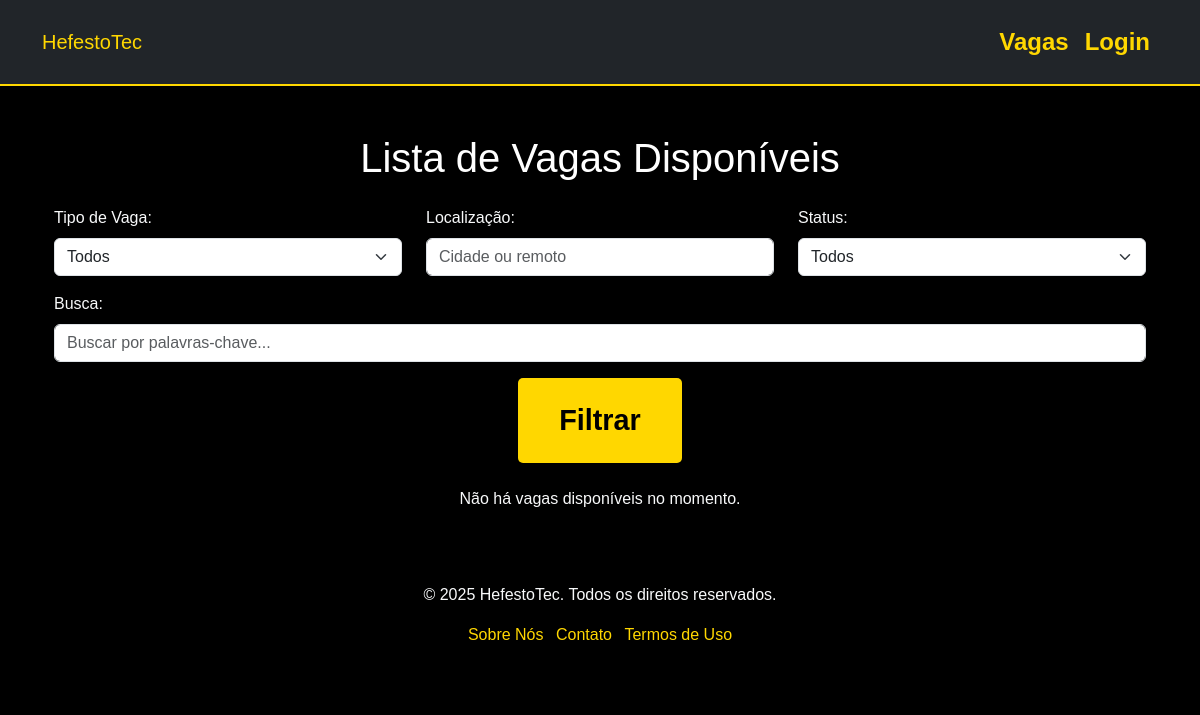
Before: /vagas/ with the older database file.
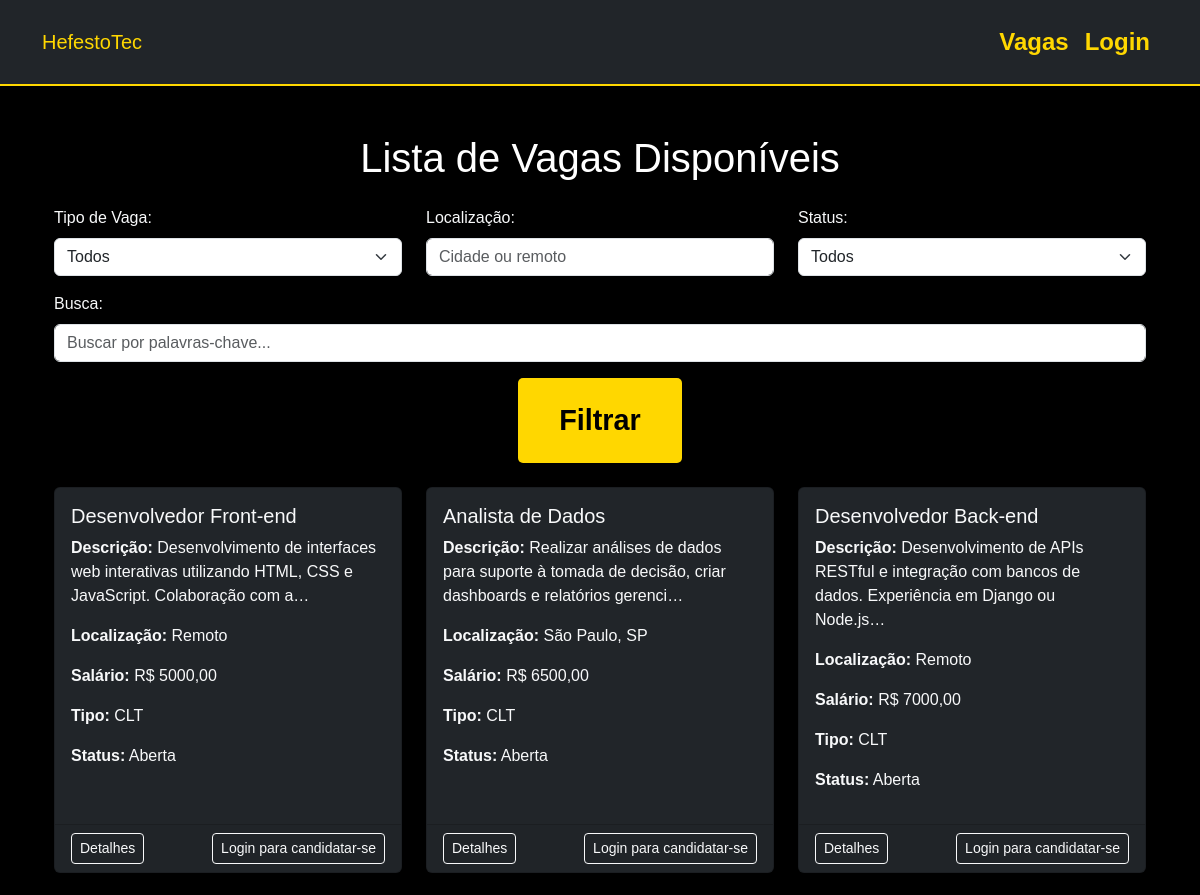
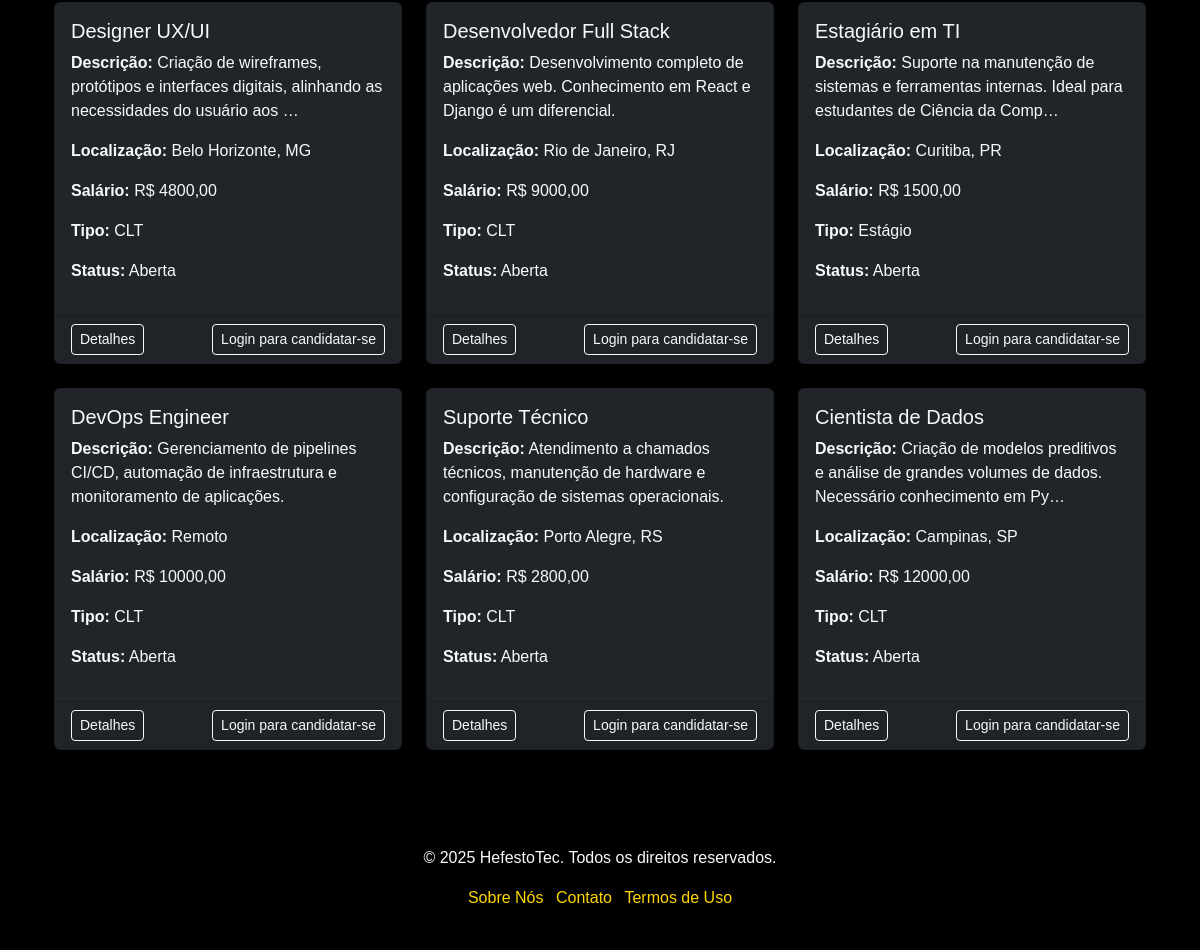
After: the same page with the newer database file (2 pictures, top to bottom).
### vagas/models.py (models this page shows, shortened)
class Vaga(models.Model):
    TIPO_VAGA_CHOICES = [
        ('CLT', 'CLT'),
        ('Freelance', 'Freelance'),
        ('Estágio', 'Estágio'),
    ]
    STATUS_CHOICES = [
        ('Aberta', 'Aberta'),
        ('Fechada', 'Fechada'),
        ('Pendente', 'Pendente'),
    ]
    titulo = models.CharField(max_length=100)
    descricao = models.TextField()
    localizacao = models.CharField(max_length=100)
    salario = models.DecimalField(max_digits=10, decimal_places=2, default=0.0)
    tipo_de_vaga = models.CharField(max_length=20, choices=TIPO_VAGA_CHOICES, default='CLT')
    beneficios = models.TextField(blank=True, null=True)
    carga_horaria = models.CharField(max_length=50, blank=True, null=True)
    prazo_inscricao = models.DateField(blank=True, null=True)
    status = models.CharField(max_length=20, choices=STATUS_CHOICES, default='Aberta')

### vagas/views.py (the view)
# urls.py: path('vagas/', views.listar_vagas, name='listar_vagas'),
def listar_vagas(request):
    vagas = Vaga.objects.all()
    tipo_de_vaga = request.GET.get('tipo_de_vaga')
    localizacao = request.GET.get('localizacao')
    status = request.GET.get('status')
    if tipo_de_vaga:
        vagas = vagas.filter(tipo_de_vaga=tipo_de_vaga)
    if localizacao:
        vagas = vagas.filter(localizacao__icontains=localizacao)
    if status:
        vagas = vagas.filter(status=status)
    return render(request, 'vagas/listar_vagas.html', {'vagas': vagas})

### vagas/templates/vagas/listar_vagas.html (shortened to what this page needs)
{% extends 'vagas/base.html' %}
{% block content %}
<div class="container mt-5">
    <h1 class="text-center mb-4">Lista de Vagas Disponíveis</h1>
    <form method="get" class="mb-4">
        <div class="row">
            <div class="col-md-4">
                <label for="tipo_de_vaga" class="form-label text-light">Tipo de Vaga:</label>
                <select name="tipo_de_vaga" id="tipo_de_vaga" class="form-select">
                    <option value="">Todos</option>
                </select>
            </div>
            <div class="col-md-4">
                <label for="localizacao" class="form-label text-light">Localização:</label>
                <input type="text" name="localizacao" id="localizacao" placeholder="Cidade ou remoto"
                       class="form-control"
                       value="{{ request.GET.localizacao }}">
            </div>
            <div class="col-md-4">
                <label for="status" class="form-label text-light">Status:</label>
                <select name="status" id="status" class="form-select">
                    <option value="">Todos</option>
                </select>
            </div>
        </div>
        <div class="row mt-3">
            <div class="col-md-12">
                <label for="q" class="form-label text-light">Busca:</label>
                <input type="text" name="q" id="q" placeholder="Buscar por palavras-chave..."
                       class="form-control"
                       value="{{ request.GET.q }}">
            </div>
        </div>
        <div class="mt-3 text-center">
            <button type="submit" class="btn btn-gold">Filtrar</button>
        </div>
    </form>
    {% if vagas %}
        <div class="row">
            {% for vaga in vagas %}
                <div class="col-md-4 mb-4">
                    <div class="card bg-dark text-light border-gold h-100">
                        <div class="card-body">
                            <h5 class="card-title">{{ vaga.titulo }}</h5>
                            <p><strong>Descrição:</strong> {{ vaga.descricao|truncatechars:100 }}</p>
                            <p><strong>Localização:</strong> {{ vaga.localizacao }}</p>
                            <p><strong>Salário:</strong> R$ {{ vaga.salario }}</p>
                            <p><strong>Tipo:</strong> {{ vaga.tipo_de_vaga }}</p>
                            <p><strong>Status:</strong> {{ vaga.get_status_display }}</p>
                        </div>
                        <div class="card-footer d-flex justify-content-between">
                            <a href="{% url 'detalhes_vaga' vaga.id %}" class="btn btn-outline-light btn-sm">Detalhes</a>
                            {% if user.is_authenticated %}
                                <a href="{% url 'candidatar_vaga' vaga.id %}" class="btn btn-gold btn-sm">Candidatar-se</a>
                            {% else %}
                                <a href="{% url 'login' %}" class="btn btn-outline-light btn-sm">Login para candidatar-se</a>
                            {% endif %}
                        </div>
                    </div>
                </div>
            {% endfor %}
        </div>
    {% else %}
        <p class="text-center text-light">Não há vagas disponíveis no momento.</p>
    {% endif %}
</div>
{% endblock %}

### vagas/templates/vagas/base.html (shortened to what this page needs)
<!DOCTYPE html>
<html lang="pt-br">
<head>
    {% load static %}
    <link href="https://cdn.jsdelivr.net/npm/bootstrap@5.3.1/dist/css/bootstrap.min.css" rel="stylesheet">
    <link rel="stylesheet" href="{% static 'css/styles.css' %}">
</head>
<body>
    <nav class="navbar navbar-expand-lg navbar-dark bg-dark">
        <div class="container">
            <a class="navbar-brand" href="{% url 'index' %}">HefestoTec</a>
            <div class="collapse navbar-collapse" id="navbarNav">
                <ul class="navbar-nav ms-auto">
                    <li class="nav-item">
                        <a class="nav-link" href="{% url 'listar_vagas' %}">Vagas</a>
                    </li>
                    {% if user.is_authenticated %}
                        <li class="nav-item">
                            <a class="nav-link" href="{% url 'logout' %}">Sair ({{ user.username }})</a>
                        </li>
                    {% else %}
                        <li class="nav-item">
                            <a class="nav-link" href="{% url 'login' %}">Login</a>
                        </li>
                    {% endif %}
                </ul>
            </div>
        </div>
    </nav>
    <main class="container my-4">
        {% block content %}
        {% endblock %}
    </main>
    <footer class="bg-black text-light text-center py-4 mt-5">
        <div class="container">
            <p>&copy; 2025 HefestoTec. Todos os direitos reservados.</p>
            <ul class="list-inline">
                <li class="list-inline-item">
                    <a href="{% url 'sobre_nos' %}" class="footer-link">Sobre Nós</a>
                </li>
                <li class="list-inline-item">
                    <a href="{% url 'contato' %}" class="footer-link">Contato</a>
                </li>
                <li class="list-inline-item">
                    <a href="{% url 'termos_de_uso' %}" class="footer-link">Termos de Uso</a>
                </li>
            </ul>
        </div>
    </footer>
</body>
</html>

### vagas/static/vagas/styles.css (style rules this page uses)
:root { --color-primary: #FFD700; --color-black: #000000; --color-white: #FFFFFF; }
html, body { height: 100%; margin: 0; padding: 0; background-color: var(--color-black); color: var(--color-white); font-family: 'Arial', sans-serif; overflow-x: hidden; }
.btn-gold { background-color: var(--color-primary); color: var(--color-black); padding: 20px 40px; font-size: 1.8rem; font-weight: bold; border-radius: 5px; transition: background-color 0.3s ease; }
.navbar { background-color: var(--color-black); border-bottom: 2px solid var(--color-primary); padding: 1rem; }
.nav-link { color: var(--color-primary); font-weight: bold; font-size: 1.5rem; transition: color 0.3s ease; }
footer { background-color: var(--color-black); color: var(--color-white); padding: 2.5rem 1rem; text-align: center; }
footer a { color: var(--color-primary); text-decoration: none; transition: color 0.3s; }

### vagas/templates/vagas/base.html (style rules this page uses)
.footer-link { color: #FFD700; text-decoration: none; }
.nav-link { color: #FFD700 !important; font-weight: bold; }
.navbar-brand { color: #FFD700 !important; }
body { background-color: #000; color: #fff; }
.form-label { color: #FFD700; }
a { color: #FFD700; }

Changed rows visible on the page:
added Vaga: titulo "Desenvolvedor Front-end", descricao "Desenvolvimento de interfaces web interativas utilizando HTML, CSS e JavaScript. Colaboração com a…", localizacao "Remoto", salario "5000,00", tipo_de_vaga "CLT", status "Aberta"
added Vaga: titulo "Analista de Dados", descricao "Realizar análises de dados para suporte à tomada de decisão, criar dashboards e relatórios gerenci…", localizacao "São Paulo, SP", salario "6500,00", tipo_de_vaga "CLT", status "Aberta"
added Vaga: titulo "Desenvolvedor Back-end", descricao "Desenvolvimento de APIs RESTful e integração com bancos de dados. Experiência em Django ou Node.js…", localizacao "Remoto", salario "7000,00", tipo_de_vaga "CLT", status "Aberta"
added Vaga: titulo "Designer UX/UI", descricao "Criação de wireframes, protótipos e interfaces digitais, alinhando as necessidades do usuário aos …", localizacao "Belo Horizonte, MG", salario "4800,00", tipo_de_vaga "CLT", status "Aberta"
added Vaga: titulo "Desenvolvedor Full Stack", descricao "Desenvolvimento completo de aplicações web. Conhecimento em React e Django é um diferencial.", localizacao "Rio de Janeiro, RJ", salario "9000,00", tipo_de_vaga "CLT", status "Aberta"
added Vaga: titulo "Estagiário em TI", descricao "Suporte na manutenção de sistemas e ferramentas internas. Ideal para estudantes de Ciência da Comp…", localizacao "Curitiba, PR", salario "1500,00", tipo_de_vaga "Estágio", status "Aberta"
added Vaga: titulo "DevOps Engineer", descricao "Gerenciamento de pipelines CI/CD, automação de infraestrutura e monitoramento de aplicações.", localizacao "Remoto", salario "10000,00", tipo_de_vaga "CLT", status "Aberta"
added Vaga: titulo "Suporte Técnico", descricao "Atendimento a chamados técnicos, manutenção de hardware e configuração de sistemas operacionais.", localizacao "Porto Alegre, RS", salario "2800,00", tipo_de_vaga "CLT", status "Aberta"
added Vaga: titulo "Cientista de Dados", descricao "Criação de modelos preditivos e análise de grandes volumes de dados. Necessário conhecimento em Py…", localizacao "Campinas, SP", salario "12000,00", tipo_de_vaga "CLT", status "Aberta"
Other visible differences:
text no longer shown: "Não há vagas disponíveis no momento."
